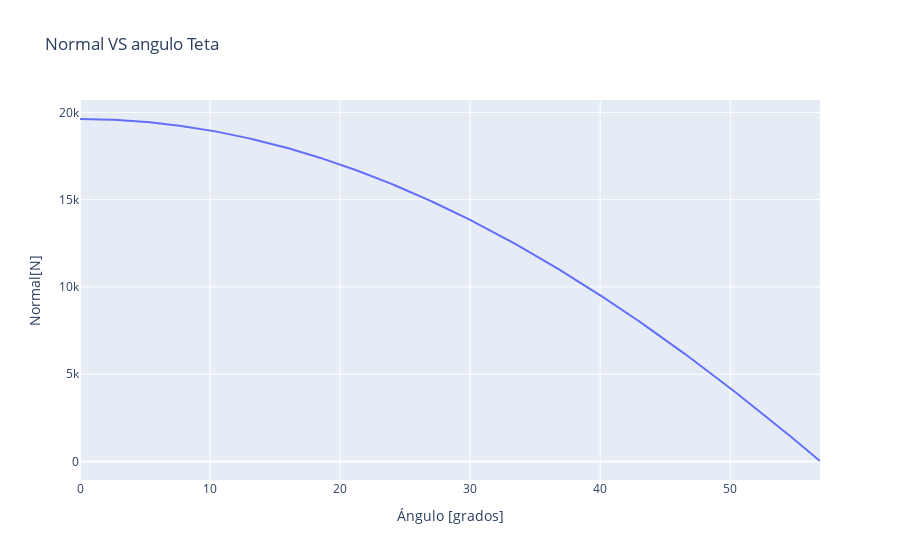

The code cell stored with this chart in its notebook:
### Code cell
#Datos del ejercicio
b=3
m=2000
u=0,3
g=9.81
#Ecuaciones y aálisis
ang=np.arange(0,57.0,0.1)
N=((m*g)/(5))*(11*np.cos(ang*(np.pi/180))-6)
#plot
fig=px.line(x=ang,y=N,labels={'x':'Ángulo [grados]','y':'Normal[N]'},title="Normal VS angulo Teta")
fig.show()

### Figure 1 — Plotly figure (JSON) as saved in the notebook; plotly's stock layout.template omitted (floating-point values rounded to 4 significant figures; data arrays with more than 128 entries replaced by an {"elided": "..."} marker saying what was removed)
{"data": [{"hovertemplate": "Ángulo [grados]=%{x}<br>Normal[N]=%{y}<extra></extra>", "legendgroup": "", "line": {"color": "#636efa", "dash": "solid"}, "mode": "lines", "name": "", "orientation": "v", "showlegend": false, "type": "scatter", "x": {"elided": "570 float values"}, "xaxis": "x", "y": {"elided": "570 float values"}, "yaxis": "y"}], "layout": {"autosize": true, "legend": {"tracegroupgap": 0}, "title": {"text": "Normal VS angulo Teta"}, "xaxis": {"anchor": "y", "autorange": true, "domain": [0, 1], "range": [0, 56.9], "title": {"text": "Ángulo [grados]"}, "type": "linear"}, "yaxis": {"anchor": "x", "autorange": true, "domain": [0, 1], "range": [-1061.0, 20710.0], "title": {"text": "Normal[N]"}, "type": "linear"}}}
